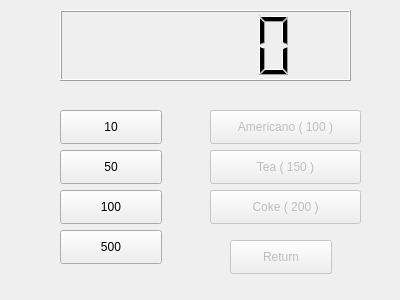
<?xml version="1.0" encoding="UTF-8"?>
<ui version="4.0">
 <class>Widget</class>
 <widget class="QWidget" name="Widget">
  <property name="geometry">
   <rect>
    <x>0</x>
    <y>0</y>
    <width>400</width>
    <height>300</height>
   </rect>
  </property>
  <property name="windowTitle">
   <string>Widget</string>
  </property>
  <widget class="QLCDNumber" name="lcdNumber">
   <property name="geometry">
    <rect>
     <x>60</x>
     <y>10</y>
     <width>291</width>
     <height>71</height>
    </rect>
   </property>
  </widget>
  <widget class="QPushButton" name="pb_10">
   <property name="geometry">
    <rect>
     <x>60</x>
     <y>110</y>
     <width>102</width>
     <height>34</height>
    </rect>
   </property>
   <property name="text">
    <string>10</string>
   </property>
  </widget>
  <widget class="QPushButton" name="pb_50">
   <property name="geometry">
    <rect>
     <x>60</x>
     <y>150</y>
     <width>102</width>
     <height>34</height>
    </rect>
   </property>
   <property name="text">
    <string>50</string>
   </property>
  </widget>
  <widget class="QPushButton" name="pb_100">
   <property name="geometry">
    <rect>
     <x>60</x>
     <y>190</y>
     <width>102</width>
     <height>34</height>
    </rect>
   </property>
   <property name="text">
    <string>100</string>
   </property>
  </widget>
  <widget class="QPushButton" name="pb_500">
   <property name="geometry">
    <rect>
     <x>60</x>
     <y>230</y>
     <width>102</width>
     <height>34</height>
    </rect>
   </property>
   <property name="text">
    <string>500</string>
   </property>
  </widget>
  <widget class="QPushButton" name="pb_americano">
   <property name="enabled">
    <bool>false</bool>
   </property>
   <property name="geometry">
    <rect>
     <x>210</x>
     <y>110</y>
     <width>151</width>
     <height>34</height>
    </rect>
   </property>
   <property name="text">
    <string>Americano ( 100 )</string>
   </property>
  </widget>
  <widget class="QPushButton" name="pb_tea">
   <property name="enabled">
    <bool>false</bool>
   </property>
   <property name="geometry">
    <rect>
     <x>210</x>
     <y>150</y>
     <width>151</width>
     <height>34</height>
    </rect>
   </property>
   <property name="text">
    <string>Tea ( 150 )</string>
   </property>
  </widget>
  <widget class="QPushButton" name="pb_coke">
   <property name="enabled">
    <bool>false</bool>
   </property>
   <property name="geometry">
    <rect>
     <x>210</x>
     <y>190</y>
     <width>151</width>
     <height>34</height>
    </rect>
   </property>
   <property name="text">
    <string>Coke ( 200 )</string>
   </property>
  </widget>
  <widget class="QPushButton" name="pb_return">
   <property name="enabled">
    <bool>false</bool>
   </property>
   <property name="geometry">
    <rect>
     <x>230</x>
     <y>240</y>
     <width>102</width>
     <height>34</height>
    </rect>
   </property>
   <property name="text">
    <string>Return</string>
   </property>
  </widget>
 </widget>
 <layoutdefault spacing="6" margin="11"/>
 <resources/>
 <connections/>
</ui>
